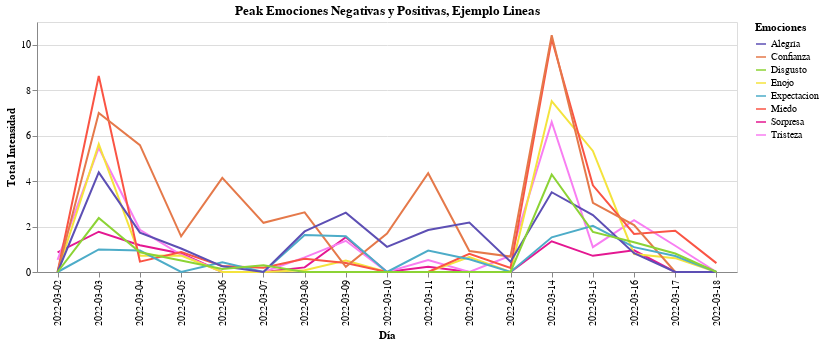

The notebook cell this image was saved under:
### Code cell
domain = ['Alegría', 'Confianza', 'Disgusto', 'Enojo', 'Expectacion', 'Miedo', 'Sorpresa', 'Tristeza']
range_ = ['#5d4fb4', '#e5794a','#8cd335','#f4e33d', '#4dacc8', '#fa5444','#E41791', '#f87ef2']
chart_line = line_chart(emocionesv2, "Peak Emociones Negativas y Positivas, Ejemplo Lineas", 700, 250,
                          "Emociones", "date", "intensidad:Q", "Día", "Total Intensidad")
chart_line

### Figure 1 — Vega-Lite specification as saved in the notebook (floating-point values rounded to 4 significant figures; data arrays with more than 128 entries replaced by an {"elided": "..."} marker saying what was removed)
{"config": {"view": {"continuousWidth": 400, "continuousHeight": 300}}, "data": {"name": "data-76b174d85cf1b46ce3fc16ca8d602c8e"}, "mark": "line", "encoding": {"color": {"type": "nominal", "field": "Emociones", "scale": {"domain": ["Alegría", "Confianza", "Disgusto", "Enojo", "Expectacion", "Miedo", "Sorpresa", "Tristeza"], "range": ["#5d4fb4", "#e5794a", "#8cd335", "#f4e33d", "#4dacc8", "#fa5444", "#E41791", "#f87ef2"]}}, "x": {"type": "nominal", "field": "date", "title": "Día"}, "y": {"type": "quantitative", "field": "intensidad", "title": "Total Intensidad"}}, "height": 250, "title": "Peak Emociones Negativas y Positivas, Ejemplo Lineas", "width": 700, "$schema": "https://vega.github.io/schema/vega-lite/v4.8.1.json", "datasets": {"data-76b174d85cf1b46ce3fc16ca8d602c8e": {"elided": "136 records"}}}
